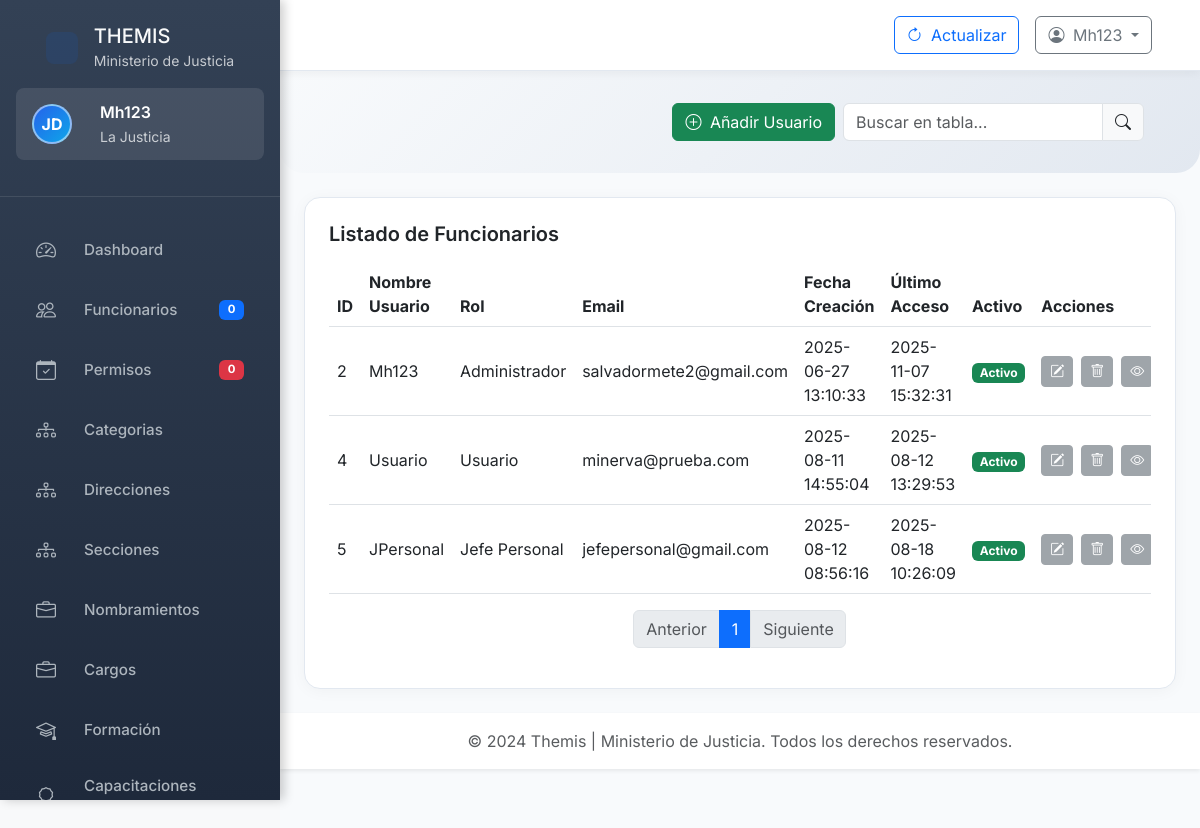
The app's page /administrador/usuarios.php (signed in) with its own data.
### tables this page shows
CREATE TABLE tbl_usuarios (
    ID_Usuario INT AUTO_INCREMENT PRIMARY KEY,
    Nombre_Usuario VARCHAR(50) NOT NULL UNIQUE,
    Contrasena_Hash VARCHAR(255) NOT NULL,
    Rol_Usuario ENUM(
        'Administrador','Recursos Humanos','Jefe Personal',
        'Auditor','Secretaria','Usuario'
    ) NOT NULL,
    Nombre VARCHAR(100),
    Apellidos VARCHAR(100),
    Email_Contacto VARCHAR(100) NOT NULL,
    Fecha_Creacion DATETIME DEFAULT CURRENT_TIMESTAMP,
    Ultimo_Acceso DATETIME NULL,
    Activo TINYINT(1) DEFAULT 1
);

### administrador/usuarios.php (the view, shortened to what this page needs)
<?php
include_once '../includes/header.php';
?>
<body>
    <div class="container-fluid p-0">
        <div class="row g-0">
            <?php
            include_once '../includes/silebar_admin.php';
            ?>
            <div class="main-content" id="mainContent">
                <div class="header-section">
                    <div class="row align-items-center">
                        <div class="col-md-12 text-md-end mt-3 mt-md-0">
                            <div class="d-flex justify-content-md-end align-items-center gap-2 flex-wrap justify-content-center">
                                <button class="btn btn-success" data-bs-toggle="modal" data-bs-target="#addFuncionarioModal">
                                    <i class="bi bi-plus-circle me-1"></i> Añadir Usuario
                                </button>
                                <div class="input-group" style="width: auto;">
                                    <input type="text" class="form-control" id="liveSearchInput" placeholder="Buscar en tabla...">
                                    <span class="input-group-text"><i class="bi bi-search"></i></span>
                                </div>
                            </div>
                        </div>
                    </div>
                </div>
                <div class="container-fluid px-4">
                    <div class="table-custom mb-4 p-4">
                        <div class="d-flex justify-content-between align-items-center mb-3">
                            <h5 class="mb-0 fw-semibold">Listado de Funcionarios</h5>
                        </div>
                        <div class="table-responsive">
                            <?php
                            try {
                                $pdo = new PDO($dsn, $user, $pass, $options);
                            } catch (PDOException $e) {
                                die("Error de conexión: " . $e->getMessage());
                            }
                            $sql = "SELECT ID_Usuario, Nombre_Usuario, Rol_Usuario, Email_Contacto, Fecha_Creacion, Ultimo_Acceso, Activo FROM tbl_usuarios ORDER BY ID_Usuario ASC";
                            $stmt = $pdo->query($sql);
                            $usuarios = $stmt->fetchAll();
                            ?>
                            <table class="table table-hover align-middle mb-0" id="funcionariosTable">
                                <thead>
                                    <tr>
                                        <th>ID</th>
                                        <th>Nombre Usuario</th>
                                        <th>Rol</th>
                                        <th>Email</th>
                                        <th>Fecha Creación</th>
                                        <th>Último Acceso</th>
                                        <th>Activo</th>
                                        <th>Acciones</th>
                                    </tr>
                                </thead>
                                <tbody id="funcionariosTableBody">
                                    <?php foreach ($usuarios as $u): ?>
                                        <tr>
                                            <td><?= htmlspecialchars($u['ID_Usuario']) ?></td>
                                            <td><?= htmlspecialchars($u['Nombre_Usuario']) ?></td>
                                            <td><?= htmlspecialchars($u['Rol_Usuario']) ?></td>
                                            <td><?= htmlspecialchars($u['Email_Contacto']) ?></td>
                                            <td><?= htmlspecialchars($u['Fecha_Creacion']) ?></td>
                                            <td><?= $u['Ultimo_Acceso'] ? htmlspecialchars($u['Ultimo_Acceso']) : '<em>No registrado</em>' ?></td>
                                            <td>
                                                <?php if ($u['Activo']): ?>
                                                    <span class="badge bg-success">Activo</span>
                                                <?php else: ?>
                                                    <span class="badge bg-danger">Inactivo</span>
                                                <?php endif; ?>
                                            </td>
                                            <td>
                                                <div class="d-flex gap-2">
                                                    <button class="btn btn-sm btn-secondary disabled" title="Editar"><i class="bi bi-pencil-square"></i></i></button>
                                                    <?php if ($_SESSION['Rol_Usuario'] !== 'Usuario'): ?>
                                                        <button class="btn btn-sm btn-secondary disabled" title="Eliminar"><i class="bi bi-trash"></i></button>
                                                    <?php endif; ?>
                                                    <button class="btn btn-sm btn-secondary disabled" title="Detalles"><i class="bi bi-eye"></i></button>
                                                </div>
                                            </td>
                                        </tr>
                                    <?php endforeach; ?>
                                </tbody>
                            </table>
                        </div>
                        <nav aria-label="Page navigation example" class="mt-3">
                            <ul class="pagination justify-content-center" id="paginationControls">
                            </ul>
                        </nav>
                    </div>
                </div>
                <footer class="footer bg-white shadow-sm py-3 mt-auto">
                    <div class="container-fluid text-center">
                        <span class="text-muted">© 2024 Themis | Ministerio de Justicia. Todos los derechos reservados.</span>
                    </div>
                </footer>
            </div>
        </div>
    </div>
    <?php
    include_once '../includes/footer.php';
    ?>

### includes/header.php (style rules this page uses)
:root { --primary-color: #2563eb; --secondary-color: #475569; --accent-color: #0ea5e9; --success-color: #059669; --warning-color: #d97706; --danger-color: #dc2626; --dark-color: #1e293b; --light-color: #f8fafc; --border-color: #e2e8f0; --sidebar-bg: #334155; --sidebar-hover: #475569; --sidebar-width-desktop: 280px; --sidebar-width-tablet: 240px; --sidebar-width-mobile: 100%; }
body { background-color: #f1f5f9; font-family: 'Inter', 'Segoe UI', Tahoma, Geneva, Verdana, sans-serif; margin: 0; padding: 0; overflow-x: hidden; }
.main-content { margin-left: var(--sidebar-width-desktop); background-color: #f8fafc; min-height: 100vh; transition: all 0.3s ease; width: calc(100% - var(--sidebar-width-desktop)); }
.header-section { background: linear-gradient(135deg, #f8fafc 0%, #e2e8f0 100%); color: var(--dark-color); padding: 32px; margin-bottom: 24px; border-radius: 0 0 24px 24px; }
.table-custom { background: white; border-radius: 16px; overflow: hidden; box-shadow: 0 2px 16px rgba(0, 0, 0, 0.04); border: 1px solid var(--border-color); overflow-x: auto; }
.table-custom thead { background: linear-gradient(135deg, #f8fafc 0%, #e2e8f0 100%); color: var(--dark-color); }
.container-fluid { padding-left: 0; padding-right: 0; }
@media (min-width: 1200px) { .main-content { margin-left: var(--sidebar-width-desktop); width: calc(100% - var(--sidebar-width-desktop)); } }
.main-content * { max-width: 100%; box-sizing: border-box; }
* { transition: margin 0.3s ease, width 0.3s ease, padding 0.3s ease; }
body { font-family: 'Inter', sans-serif; background-color: #f8f9fa; }

### records on screen
tbl_usuarios: ID_Usuario "2", Nombre_Usuario "Mh123", Rol_Usuario "Administrador", Email_Contacto "salvadormete2@gmail.com", Fecha_Creacion "2025-06-27 13:10:33", Ultimo_Acceso "2025-11-07 15:32:31", Activo "Activo"
tbl_usuarios: ID_Usuario "4", Nombre_Usuario "Usuario", Rol_Usuario "Usuario", Email_Contacto "minerva@prueba.com", Fecha_Creacion "2025-08-11 14:55:04", Ultimo_Acceso "2025-08-12 13:29:53", Activo "Activo"
tbl_usuarios: ID_Usuario "5", Nombre_Usuario "JPersonal", Rol_Usuario "Jefe Personal", Email_Contacto "jefepersonal@gmail.com", Fecha_Creacion "2025-08-12 08:56:16", Ultimo_Acceso "2025-08-18 10:26:09", Activo "Activo"

### other values on screen
$nombre_usuario "Mh123"
$dashboardData['totalFuncionarios'] "0"
$dashboardData['permisosPendientes'] "0"
